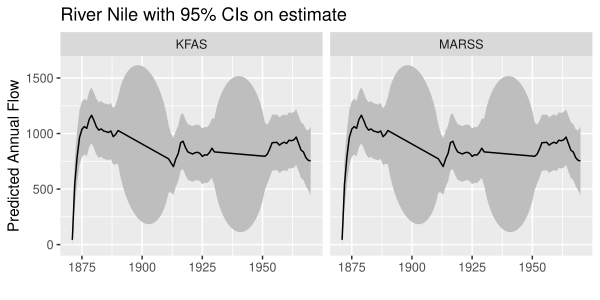

Reproduce this figure in R.
###################################################
### code chunk number 56: Cs604_marss-mult-fig-2
###################################################
require(ggplot2)
df1 <- as.data.frame(conf_kfas_NA)
df1$name <- "KFAS"
df2 <- conf_marss_NA[, c("estimate", "Lo 95", "Hi 95")]
df2$name <- "MARSS"
colnames(df2) <- colnames(df1)
df <- rbind(df1, df2)
df$t <- as.vector(time(NileNA))
df$y <- conf_marss_NA$y
ggplot(df, aes(x = t, y = fit)) +
  geom_ribbon(aes(ymin = lwr, ymax = upr), fill = "grey") +
  geom_line() +
  ylab("Predicted Annual Flow") +
  xlab("") +
  ggtitle("River Nile with 95% CIs on estimate") +
  facet_wrap(~name)
